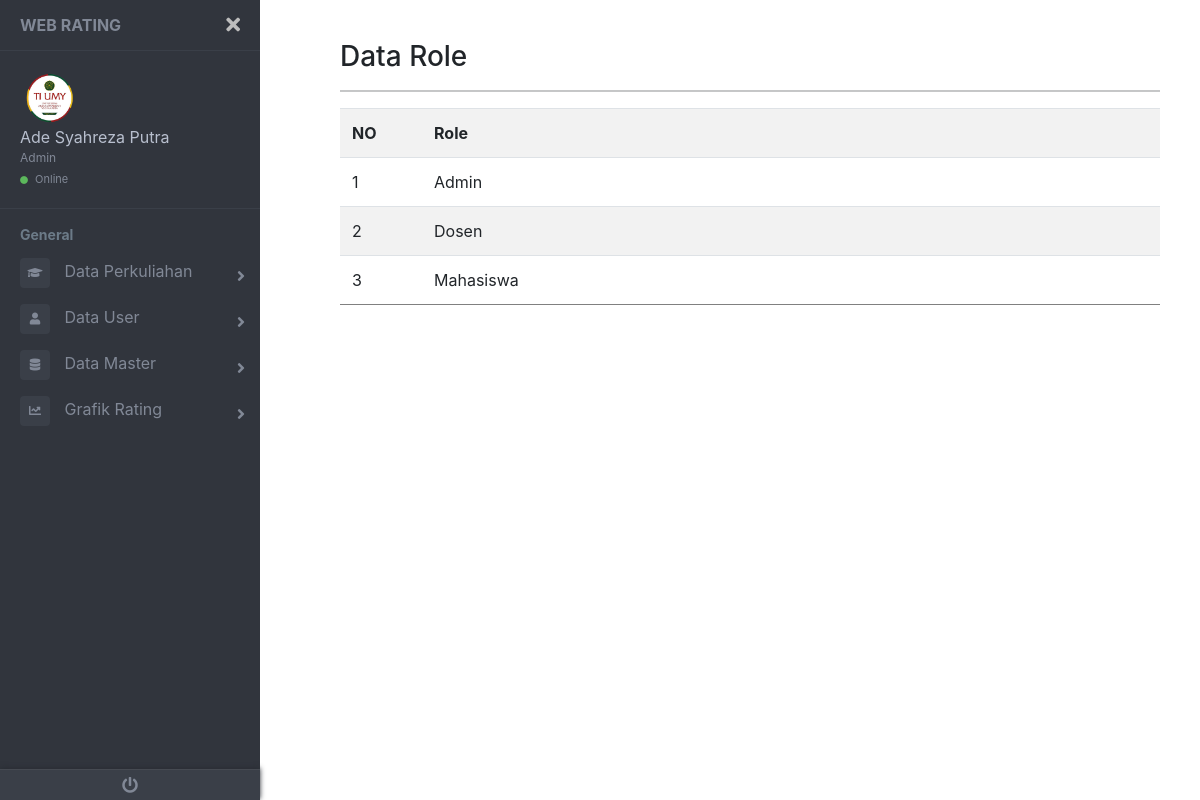
The page /admin/user/list_role.php (signed in) on the database its author committed.
### tables this page shows
CREATE TABLE `user` (
  `id` int(11) NOT NULL,
  `nik_nim` varchar(50) NOT NULL,
  `username` varchar(200) NOT NULL,
  `nama` varchar(200) NOT NULL,
  `password` varchar(100) NOT NULL,
  `level` varchar(200) NOT NULL
);

CREATE TABLE `role` (
  `id` int(11) NOT NULL,
  `level` varchar(100) NOT NULL
);

### admin/user/list_role.php (the view, shortened to what this page needs)
<!DOCTYPE html>
<html lang="en">
<head>
    <link rel="stylesheet" href="../../asset/css/bootstrap.css">
    <link rel="stylesheet" href="../../asset/css/sidebar.css">
    <link href="//maxcdn.bootstrapcdn.com/bootstrap/4.0.0/css/bootstrap.min.css" rel="stylesheet" id="bootstrap-css">
    <link href="https://use.fontawesome.com/releases/v5.0.6/css/all.css" rel="stylesheet">
    <link href="https://maxcdn.bootstrapcdn.com/bootstrap/4.0.0/css/bootstrap.min.css" rel="stylesheet">
</head>
<body>
    <div class="page-wrapper chiller-theme toggled">
        <nav id="sidebar" class="sidebar-wrapper">
            <div class="sidebar-content">
                <div class="sidebar-brand">
                    <a href="../index.php">Web Rating</a>
                    <div id="close-sidebar">
                        <i class="fas fa-times"></i>
                    </div>
                </div>
                <div class="sidebar-header">
                    <div class="user-pic">
                        <img class="img-responsive img-rounded" src="../../asset/images/logo1.png" alt="User Picture">
                    </div>
                    <div class="user-info">
                        <span class="user-name">
                            <?php
                            include "../../get_profile.php";
                            ?>
                        </span>
                        <span class="user-role">Admin</span>
                        <span class="user-status">
                            <i class="fa fa-circle"></i>
                            <span>Online</span>
                        </span>
                    </div>
                </div>
                <div class="sidebar-menu">
                    <ul>
                        <li class="header-menu">
                            <span>General</span>
                        </li>
                        <li class="sidebar-dropdown">
                            <a href="#">
                                <i class="fa fa-graduation-cap"></i>
                                <span>Data Perkuliahan</span>
                            </a>
                        </li>
                        <li class=sidebar-dropdown>
                            <a href="#">
                                <i class="fa fa-user"></i>
                                <span>Data User</span>
                            </a>
                        </li>
                        <li class="sidebar-dropdown">
                                <a href="#">
                                    <i class="fas fa-database"></i>
                                    <span>Data Master</span>
                                </a>
                            </li>
                        <li class="sidebar-dropdown">
                            <a href="#">
                                <i class="fa fa-chart-line"></i>
                                <span>Grafik Rating</span>
                            </a>
                        </li>
                    </ul>
                </div>
            </div>
            <div class="sidebar-footer">
                <a href="../../aut/logout.php">
                    <i class="fa fa-power-off"></i>
                </a>
            </div>
        </nav>
        <main class="page-content">
            <div class="container-fluid">
                <h3>Data Role</h3>
                <hr>
                <div class="table table-striped">
                    <table style="width:100%">
                        <tr>
                            <th style="width:10%">NO</th>
                            <th>Role</th>
                        </tr>
                        <?php
                        include "../../koneksi.php";
                        $sql = $pdo->prepare("select * from role");
                        $sql->execute();
                        $no = 1;
                        while($data = $sql->fetch()){
                            echo "<tr>";
                            echo "<td>".$no."</td>";
                            echo "<td>".$data['level']."</td>";
                            $no++;
                        }
                        ?>
                    </table>
                </div>
            </div>
        </main>
    </div>
</body>
</html>

### get_profile.php
<?php
include "koneksi.php";
$username = $_SESSION['username'];
$query = "SELECT nama FROM user WHERE username = '".$username."'";
$result = mysqli_query($koneksi, $query);
if(mysqli_num_rows($result)>0)
{
    $row = mysqli_fetch_array($result);
    $nama = $row["nama"];
    echo $nama;
}
else
{
    echo "No record found";
}
?>

### rows shown on the page
user: nama "Ade Syahreza Putra"
role: level "Admin"
role: level "Dosen"
role: level "Mahasiswa"
